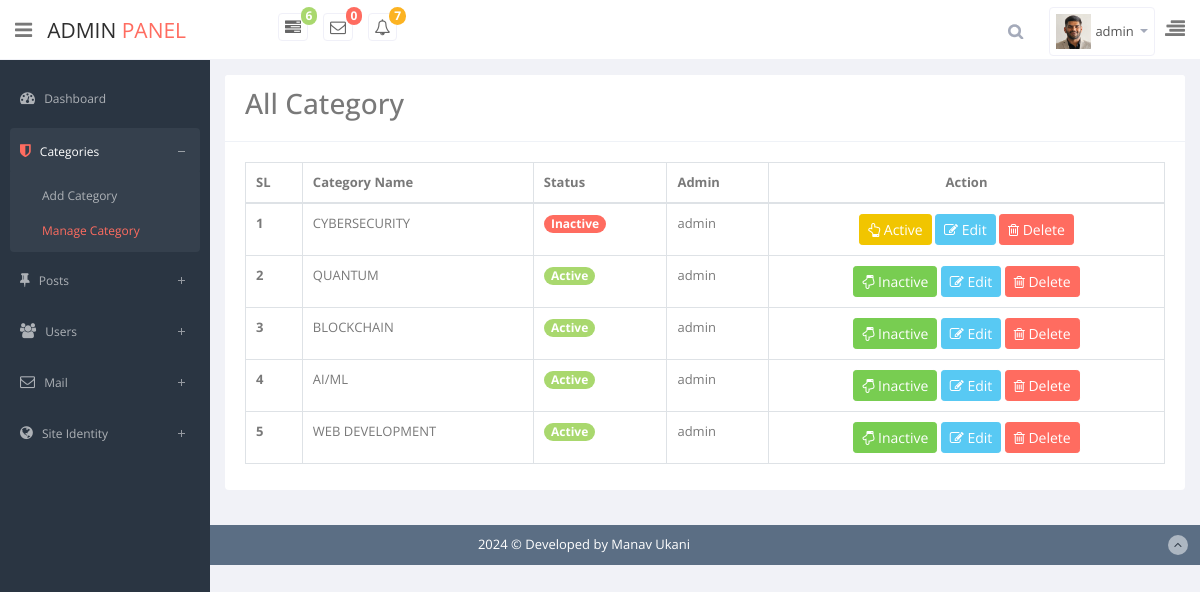
The page /admin/managecategory.php (signed in) on the database its author committed.
### tables this page shows
CREATE TABLE `users` (
  `id` int(11) NOT NULL,
  `fname` varchar(100) NOT NULL,
  `lname` varchar(50) NOT NULL,
  `username` varchar(50) NOT NULL,
  `email` varchar(100) NOT NULL,
  `password` varchar(200) NOT NULL,
  `image` varchar(255) NOT NULL,
  `bio` text NOT NULL,
  `role` tinyint(5) NOT NULL,
  `date` timestamp NOT NULL DEFAULT current_timestamp()
);

CREATE TABLE `categories` (
  `id` int(2) NOT NULL,
  `category_name` varchar(100) NOT NULL,
  `status` tinyint(2) NOT NULL,
  `create_time` timestamp NOT NULL DEFAULT current_timestamp(),
  `admin_name` varchar(70) NOT NULL
);

### app/classes/Database.php (called while the page is built, shortened)
<?php
class Database
{
    public static function db()
    {
        $link = mysqli_connect('localhost:3306','root','','blog_old');
        return $link;
    }
}

### app/classes/Mail.php (called while the page is built, shortened)
<?php
class Mail
{
    public static   function countNewMail(){
        $sql = "SELECT * FROM `mails` WHERE status = 1";
        $result = mysqli_query(Database::db(),$sql);
        if($result){
            $count = mysqli_num_rows($result);
            return $count;
        }else{
            return false;
        }
    }
}

### app/classes/UserLogin.php (called while the page is built, shortened)
<?php
class UserLogin
{
    public  static  function loginUserData($username){
        $sql = " SELECT * FROM `users` WHERE `username` = '$username' ";
        $res = mysqli_query(Database::db(),$sql);
        if($res){
            $data = mysqli_fetch_assoc($res);
            return $data;
        }else{
            return false;
        }
    }
}

### app/classes/Category.php (called while the page is built, shortened)
<?php
class Category
{
    public static function showAllCategory(){
        $sql = "SELECT * FROM `categories` ORDER BY id DESC ";
        $result = mysqli_query(Database::db(),$sql);
        if($result){
            return $result;
        }else{
            return false;
        }
    }
}

### admin/managecategory.php (the view, shortened to what this page needs)
<?php require_once 'header.php'?>
<div class="row">
    <div class="col-lg-12">
        <section class="card">
            <header class="card-header">
                <h3 style="display: inline-block;margin-right: 25px;">All Category</h3>
            </header>
            <div class="card-body">
                <div class="table-responsive" tabindex="1" style="overflow: hidden; outline: none;">
                    <table class="table table-bordered table-hover">
                        <thead>
                        <tr>
                            <th>SL</th>
                            <th>Category Name</th>
                            <th>Status</th>
                            <th>Admin</th>
                            <th class="text-center">Action</th>
                        </tr>
                        </thead>
                        <tbody>
                        <?php
                        $allCat = new \App\classes\Category();
                        $data = $allCat->showAllCategory();
                        $i=0;
                        while ($row = mysqli_fetch_assoc($data)){ ?>
                            <tr>
                                <th scope="row"><?= ++$i?></th>
                                <td scope="row"><?= strtoupper($row['category_name'])?></td>
                                <td><?= $row['status'] == 1 ? '<span class="badge badge-pill badge-success">Active</span>' : '<span class="badge badge-pill badge-danger">Inactive</span>' ?></td>
                                <td><?= $row['admin_name']?></td>
                                <td class="text-center">
                                    <?php
                                    if($row['status'] == 1) { ?>
                                        <a href="status.php?id=<?= $row['id']?>&managecat&inactive" class="btn btn-sm btn-success"><i class="fa  fa-hand-o-down"></i> Inactive</a>
                                    <?php  }else{ ?>
                                        <a href="status.php?id=<?= $row['id']?>&managecat&active" class="btn btn-sm btn-warning"><i class="fa  fa-hand-o-up"></i> Active</a>
                                    <?php } ?>
                                    <a href="" class="btn btn-sm btn-info" data-toggle="modal" data-target="#id<?= $row['id']?>"><i class="fa fa-edit"></i> Edit</a>
                                    <a href="delete.php?id=<?= $row['id']?>&managecat" class="btn btn-sm btn-danger"onclick="return confirm('Are you sure ?')"><i class="fa fa-trash-o"></i> Delete</a>
                                </td>
                            </tr>
                        <?php  }   ?>
                        </tbody>
                    </table>
                </div>
            </div>
        </section>
    </div>
</div>
<?php require_once 'footer.php'?>

### admin/header.php (shortened to what this page needs)
<?php
$page = explode('/',$_SERVER['PHP_SELF']);
$page = end($page);
$name = $_SESSION['username'];
$userData = UserLogin::loginUserData("$name");
?>
<!DOCTYPE html>
<html lang="en">
    <head>
        <link href="assets/summernote/dist/summernote.css" rel="stylesheet">
        <link href="css/bootstrap.min.css" rel="stylesheet">
        <link href="css/bootstrap-reset.css" rel="stylesheet">
        <link href="assets/font-awesome/css/font-awesome.css" rel="stylesheet" />
        <link href="assets/jquery-easy-pie-chart/jquery.easy-pie-chart.css" rel="stylesheet" type="text/css" media="screen"/>
        <link rel="stylesheet" href="css/owl.carousel.css" type="text/css">
        <link href="assets/advanced-datatable/media/css/demo_page.css" rel="stylesheet" />
        <link href="assets/advanced-datatable/media/css/demo_table.css" rel="stylesheet" />
        <link rel="stylesheet" href="assets/data-tables/DT_bootstrap.css" />
        <link href="css/slidebars.css" rel="stylesheet">
        <link href="css/style.css" rel="stylesheet">
        <link href="css/style-responsive.css" rel="stylesheet" />
    </head>
    <body>
        <section id="container">
            <header class="header white-bg">
                <div class="sidebar-toggle-box">
                    <i class="fa fa-bars"></i>
                </div>
                <a href="index.php" class="logo">ADMIN<span> PANEL</span></a>
                <div class="nav notify-row" id="top_menu">
                    <ul class="nav top-menu">
                        <li class="dropdown">
                            <a data-toggle="dropdown" class="dropdown-toggle" href="#">
                                <i class="fa fa-tasks"></i>
                                <span class="badge badge-success">6</span>
                            </a>
                        </li>
                        <li id="header_inbox_bar" class="dropdown">
                            <a data-toggle="dropdown" class="dropdown-toggle" href="#">
                                <i class="fa fa-envelope-o"></i>
                                <span class="badge badge-danger"><?= Mail::countNewMail() ?></span>
                            </a>
                        </li>
                        <li id="header_notification_bar" class="dropdown">
                            <a data-toggle="dropdown" class="dropdown-toggle" href="#">
                                <i class="fa fa-bell-o"></i>
                                <span class="badge badge-warning">7</span>
                            </a>
                        </li>
                    </ul>
                </div>
                <div class="top-nav ">
                    <ul class="nav pull-right top-menu">
                        <li>
                            <input type="text" class="form-control search" placeholder="Search">
                        </li>
                        <li class="dropdown">
                            <a data-toggle="dropdown" class="dropdown-toggle" href="#">
                                <img alt="" src="../uploads/<?= $userData['image']?>" style="width: 35px">
                                <span class="username"><?= isset($_SESSION['username']) ? $_SESSION['username'] : '' ;?></span>
                                <b class="caret"></b>
                            </a>
                        </li>
                        <li class="sb-toggle-right">
                            <i class="fa  fa-align-right"></i>
                        </li>
                    </ul>
                </div>
            </header>
            <aside>
                <div id="sidebar"  class="nav-collapse ">
                    <ul class="sidebar-menu" id="nav-accordion">
                        <li>
                            <a  href="index.php" <?= $page == 'login.php' ? 'class="active"' : '' ?> >
                                <i class="fa fa-dashboard"></i>
                                <span>Dashboard</span>
                            </a>
                        </li>
                        <li class="sub-menu">
                            <a href="javascript:;" <?= $page == 'addcategory.php' ? 'class="active"' : '' ?> <?= $page == 'managecategory.php' ? 'class="active"' : '' ?> >
                                <i class="fa fa-shield"></i>
                                <span>Categories</span>
                            </a>
                            <ul class="sub">
                                <li <?= $page == 'addcategory.php' ? 'class="active"' : '' ?>><a  href="addcategory.php" >Add Category</a></li>
                                <li <?= $page == 'managecategory.php' ? 'class="active"' : '' ?>><a  href="managecategory.php">Manage Category</a></li>
                            </ul>
                        </li>
                        <li class="sub-menu">
                            <a href="javascript:;" <?= $page == 'addpost.php' ? 'class="active"' : '' ?> <?= $page == 'managepost.php' ? 'class="active"' : '' ?> >
                                <i class="fa fa-thumb-tack"></i>
                                <span>Posts</span>
                            </a>
                        </li>
                        <?php
    if($userData['role'] == 1){ ?>
                        <li class="sub-menu">
                            <a href="javascript:;" <?= $page == 'adduser.php' ? 'class="active"' : '' ?> <?= $page == 'manageuser.php' ? 'class="active"' : '' ?> >
                                <i class="fa fa-users"></i>
                                <span>Users</span>
                            </a>
                        </li>
                        <?php } ?>
                        <li class="sub-menu">
                            <a href="javascript:;" <?= $page == 'inbox.php' ? 'class="active"' : '' ?> <?= $page == 'draft.php' ? 'class="active"' : '' ?> <?= $page == 'trash.php' ? 'class="active"' : '' ?><?= $page == 'sentmail.php' ? 'class="active"' : '' ?>>
                                <i class="fa fa-envelope-o"></i>
                                <span>Mail</span>
                            </a>
                        </li>
                        <li class="sub-menu">
                            <a href="javascript:;" <?= $page == 'logo.php' ? 'class="active"' : '' ?> <?= $page == 'social.php' ? 'class="active"' : '' ?> >
                                <i class="fa  fa-globe"></i>
                                <span>Site Identity</span>
                            </a>
                        </li>
                    </ul>
                </div>
            </aside>
            <section id="main-content">
                <section class="wrapper">

### rows shown on the page
users: image (picture)
categories: category_name "CYBERSECURITY", status "Inactive", admin_name "admin"
categories: category_name "QUANTUM", status "Active", admin_name "admin"
categories: category_name "BLOCKCHAIN", status "Active", admin_name "admin"
categories: category_name "AI/ML", status "Active", admin_name "admin"
categories: category_name "WEB DEVELOPMENT", status "Active", admin_name "admin"

### other values the page prints
Mail::countNewMail() "0"
$_SESSION['username'] "admin"
